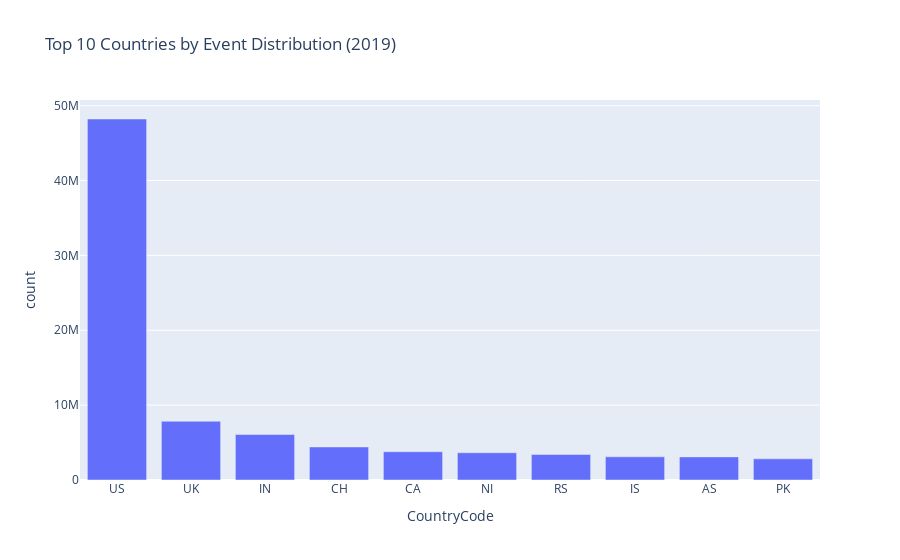

Notebook code cell kept with this figure:
### Code cell
geo_distribution = pd.concat([actor1_geo_country, actor2_geo_country, action_geo_country]).groupby('CountryCode')['count'].sum().reset_index().sort_values(by='count', ascending=False)

fig = px.bar(geo_distribution.head(10), x='CountryCode', y='count', 
             title='Top 10 Countries by Event Distribution (2019)', 
             labels={'Count': 'Number of Events'})
fig.show()

### Figure 1 — Plotly figure (JSON) as saved in the notebook; plotly's stock layout.template omitted (floating-point values rounded to 4 significant figures)
{"data": [{"alignmentgroup": "True", "hovertemplate": "CountryCode=%{x}<br>count=%{y}<extra></extra>", "legendgroup": "", "marker": {"color": "#636efa", "pattern": {"shape": ""}}, "name": "", "offsetgroup": "", "orientation": "v", "showlegend": false, "textposition": "auto", "type": "bar", "x": ["US", "UK", "IN", "CH", "CA", "NI", "RS", "IS", "AS", "PK"], "xaxis": "x", "y": [48218186, 7846089, 6077531, 4419626, 3774948, 3639853, 3408494, 3097023, 3088681, 2821999], "yaxis": "y"}], "layout": {"barmode": "relative", "legend": {"tracegroupgap": 0}, "title": {"text": "Top 10 Countries by Event Distribution (2019)"}, "xaxis": {"anchor": "y", "domain": [0, 1], "title": {"text": "CountryCode"}}, "yaxis": {"anchor": "x", "domain": [0, 1], "title": {"text": "count"}}}}
